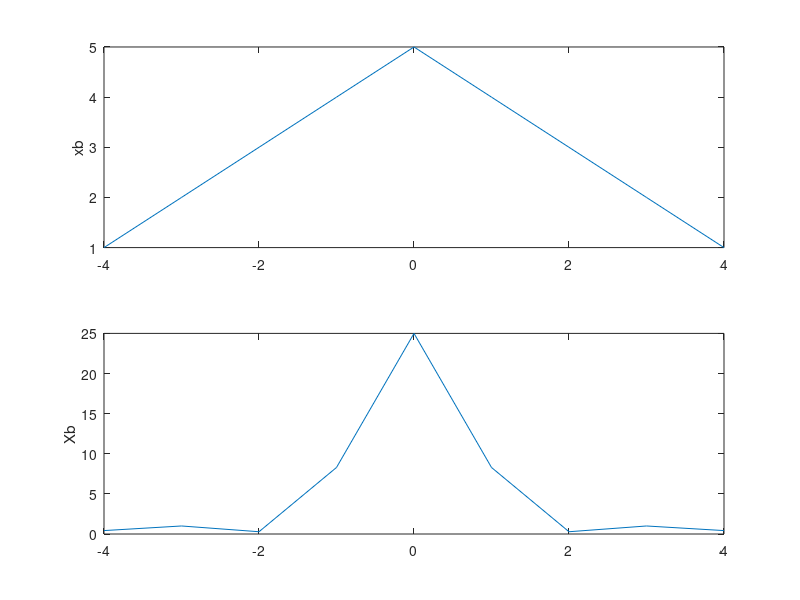
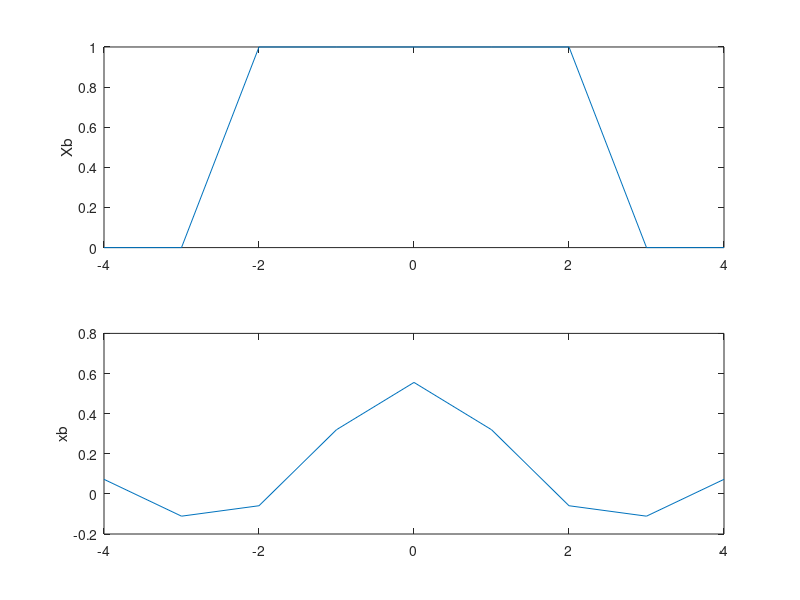

These figures' MATLAB source, in order:
 close all; clear all;clc;
 xb=[1 2 3 4 5 4 3 2 1] % πραγματικό σήμα με άρτια συμμετρία
 figure; subplot (2,1,1); plot([-4:4],xb); ylabel('xb');
 x=ifftshift(xb) % το σήμα με τις αρνητικές συνιστώσες στο άνω μέρος
 X=fft(x) % FFT
 Xb=fftshift(X) % το φάσμα με τη dc συνιστώσα στο κέντρο, πραγματικές
 % τιμές με άρτια συμμετρία όπως αναμένεται
 subplot (2,1,2); plot([-4:4],Xb);ylabel('Xb');
 close all; clear all;clc;
 Xb=[0 0 1 1 1 1 1 0 0] % φάσμα βαθυπερατού σήματος με άρτια συμμετρία
 figure; subplot (2,1,1); plot([-4:4],Xb); ylabel('Xb');
 X=ifftshift(Xb) % το φάσμα με τις αρνητικές συνιστώσες στο άνω μέρος
 x=ifft(X) % IFFT
 xb=fftshift(x) % πραγματικό σήμα με άρτια συμμετρία όπως αναμένεται
 subplot (2,1,2); plot([-4:4],xb); ylabel('xb');
